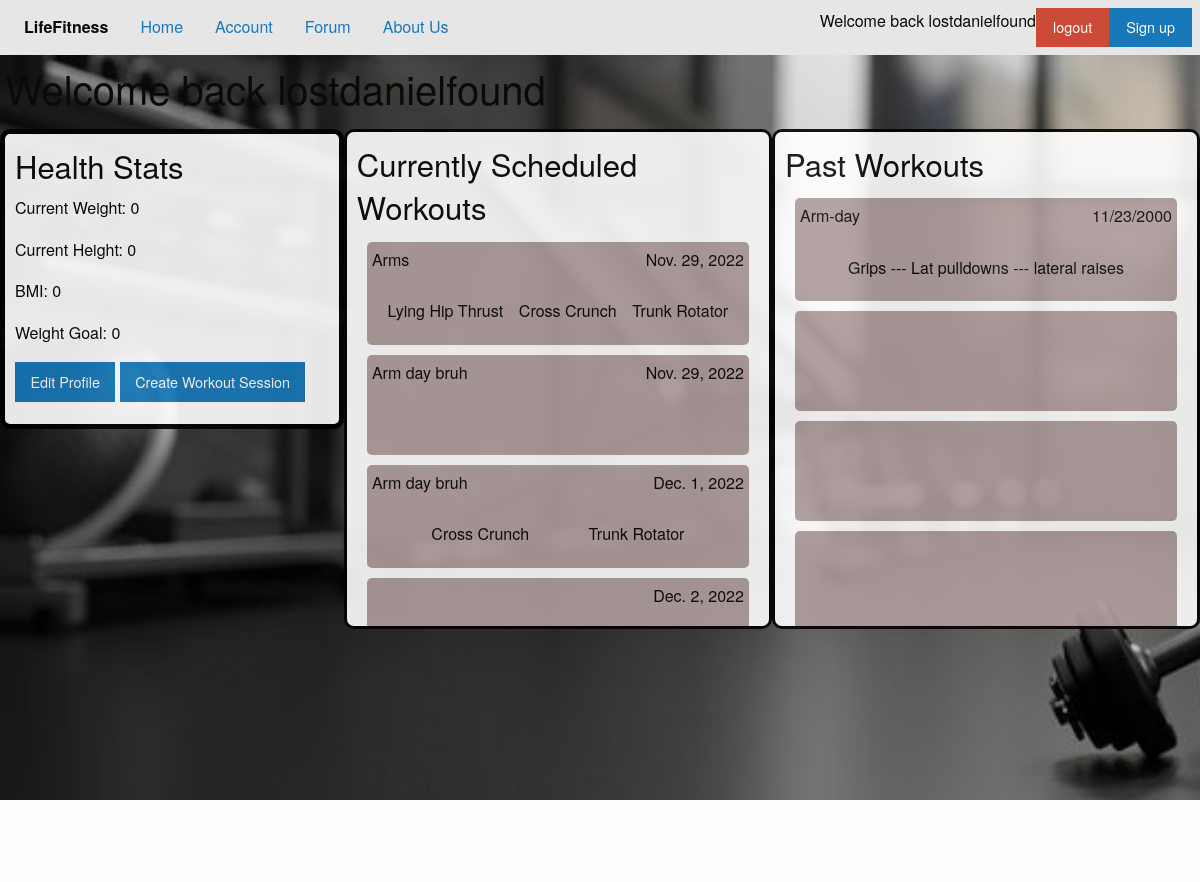
The app's page /account/ (signed in) with its own data.
### LifeFitness/models.py (models this page shows, shortened)
class Workout_Session(models.Model): # User attribute is defined as workout_session_set
    name = models.CharField(max_length=200,blank=True) # name of workout, not required
    date = models.DateField() # Set Date to start the workout
    workoutList = models.ManyToManyField(Workout) # List of Exercises for the workout
    fitnesuser = models.ForeignKey(User, on_delete=models.CASCADE) # User and workout connection, User can have multiple Workouts

class Workout(models.Model):
    exerciseName = models.ForeignKey(Exercise, on_delete=models.CASCADE) # name of the exercise
    repCount = models.IntegerField(default=0) # number of complete reps per set in a workout
    setCount = models.IntegerField(default=0) # number of sets user will do during a workout

class Exercise(models.Model):
    name = models.CharField(max_length=200, default="default_value") # name of the exercise

### LifeFitness/views.py (the view, shortened to what this page needs)
# urls.py: path('account/', views.account, name="Account"),
def account(request):
    if not request.user.is_authenticated:
        return redirect('/login')
    userWorkoutSessions = request.user.workout_session_set.all()
    upcomingWorkoutSessions = userWorkoutSessions.filter() # Not working, need work
    context = {
        'weight': request.user.fitnessprofile.currentWeight,
        'height': request.user.fitnessprofile.currentheight,
        'BMI': request.user.fitnessprofile.BMI,
        'goal': request.user.fitnessprofile.goalWeight,
        'userWorkoutSessions': userWorkoutSessions,
    }
    return render(request, 'LifeFitness/account.html', context=context)

### LifeFitness/templates/LifeFitness/account.html (shortened to what this page needs)
{% extends 'base.html' %}
{% load crispy_forms_tags %}
{% block body_content %}
<div class="bg-container">
    <div class="title-container">
        <h2>Welcome back {{user.username}}</h2>
    </div>
    <div class="parent-container">
        <div class="child-container1">
            <h3>Health Stats</h3>
            <p>Current Weight: {{weight}}</p>
            <p>Current Height: {{height}}</p>
            <p>BMI: {{BMI}}</p>
            <p>Weight Goal: {{goal}}</p>
            <a class="button">Edit Profile</a>
            <a class="button" href="createworkoutsession/">Create Workout Session</a>
        </div>
        <div class="child-container2">
            <h3>Currently Scheduled Workouts</h3>
            <div class="list-container">
                {% for session in userWorkoutSessions %}
                    <div class="div-child">
                        <div class="child-header">
                            <p>{{session.name}}</p>
                            <p>{{session.date}}</p>
                        </div>
                        <div class="child-content">
                            {% for workout in session.workoutList.all|slice:":3" %}
                                <p>{{workout.exerciseName.name}}</p>
                            {% endfor %}
                        </div>
                    </div>
                {% endfor %}
            </div>
        </div>
        <div class="child-container3">
            <h3>Past Workouts</h3>
            <div class="list-container">
               <div class="div-child">
                    <div class="child-header">
                        <p>Arm-day</p>
                        <p>11/23/2000</p>
                    </div>
                    <div class="child-content">
                        <p>Grips --- Lat pulldowns --- lateral raises</p>
                    </div>
                </div>
                <div class="div-child"></div>
                <div class="div-child"></div>
                <div class="div-child"></div>
            </div>
        </div>
   </div>
</div>
{% endblock body_content %}

### LifeFitness/templates/base.html (shortened to what this page needs)
<!DOCTYPE html>
<html lang="en">
<head>
    {% load static %}
    <link rel="stylesheet" href="{% static 'css/foundation.css' %}" />
    <link rel="stylesheet" href="{% static 'css/app.css' %}" />
</head>
<body>
    {% block navigation_bar %}
    <div class="top-bar">
        <div class="top-bar-left">
            <ul class="menu">
                <li class="menu-text">LifeFitness</li>
                <li><a href="/">Home</a></li>
                <li><a href="/account">Account</a></li>
                <li><a href="/Forum">Forum</a></li>
                <li><a href="/about-us">About Us</a></li>
            </ul>
        </div>
        <div class="top-bar-right">
            <ul class="menu">
                {% if user.is_authenticated %}
                    <li>Welcome back {{ user.username }}</li>
                    <li><a class="alert button" href="/logout">logout</a></li>
                    <li><a class="button" href="/signup">Sign up</a></li>
                {% else %}
                    <li><a class="success button" href="/login">Login</a></li>
                    <li><a class="button" href="/signup">Sign Up</a></li>
                {% endif %}
            </ul>
        </div>
    </div>
    {% endblock navigation_bar %}
    {% block body_content %}{% endblock body_content %}
</body>
</html>

### LifeFitness/static/css/app.css (style rules this page uses)
html, body { margin: 0; height: 100%; overflow: hidden; }
.bg-container { height: 100%; width: 100%; background-image: url("../assets/account-background.jpg"); background-size: cover; }
.title-container { padding: 5px; }
.parent-container { display: flex; flex-direction: row; justify-content: space-around; }
.child-container1 { width: 400px; height: 300px; opacity: 0.9; background-color: white; border: 5px; border-style: solid; border-color: black; border-radius: 10px; padding: 10px; }
.child-container2 { width: 500px; height: 500px; opacity: 0.9; background-color: white; overflow-y: auto; border-style: solid; border: 3px; border-style: solid; border-color: black; border-radius: 10px; padding: 10px; }
.child-container3 { width: 500px; height: 500px; opacity: 0.9; background-color: white; overflow-y: auto; border: 3px; border-style: solid; border-color: black; border-radius: 10px; padding: 10px; }
.list-container { display: flex; flex-direction: column; justify-content: center; align-items: center; }
.div-child { width: 95%; min-height: 100px; border: 20px; border-color: rgb(153, 22, 22); border-radius: 5px; background-color: hsl(0, 11%, 66%); margin: 5px; }
.child-header { display: flex; flex-direction: row; justify-content: space-between; padding: 5px; }
.child-content { display: flex; flex-direction: row; justify-content: space-evenly; padding: 5px; }

### records on screen
Workout_Session: name "Arms", date "Nov. 29, 2022"
Workout: exerciseName.name "Lying Hip Thrust"
Workout: exerciseName.name "Cross Crunch"
Workout: exerciseName.name "Trunk Rotator"
Workout_Session: name "Arm day bruh", date "Nov. 29, 2022"
Workout_Session: name "Arm day bruh", date "Dec. 1, 2022"
Workout_Session: date "Dec. 2, 2022"

### other values on screen
{{ user.username }} "lostdanielfound"
{{ weight }} "0"
{{ height }} "0"
{{ BMI }} "0"
{{ goal }} "0"
